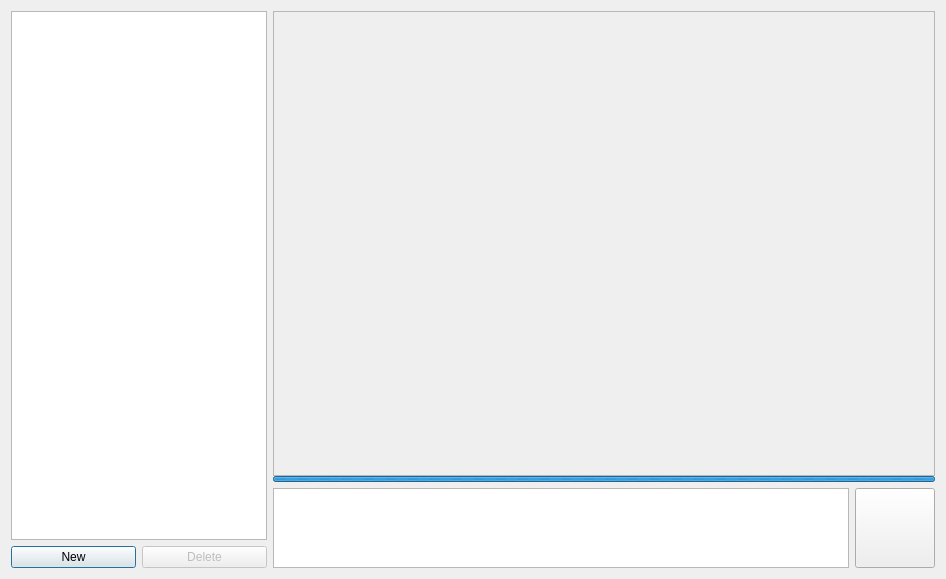
<?xml version="1.0" encoding="UTF-8"?>
<ui version="4.0">
 <class>Dialog_ai_chat</class>
 <widget class="QDialog" name="Dialog_ai_chat">
  <property name="geometry">
   <rect>
    <x>0</x>
    <y>0</y>
    <width>946</width>
    <height>579</height>
   </rect>
  </property>
  <property name="sizePolicy">
   <sizepolicy hsizetype="Preferred" vsizetype="Expanding">
    <horstretch>0</horstretch>
    <verstretch>0</verstretch>
   </sizepolicy>
  </property>
  <property name="windowTitle">
   <string>AI Chat</string>
  </property>
  <layout class="QGridLayout" name="gridLayout">
   <item row="0" column="0">
    <widget class="QWidget" name="widget_left" native="true">
     <layout class="QVBoxLayout" name="verticalLayout_2">
      <property name="leftMargin">
       <number>0</number>
      </property>
      <property name="topMargin">
       <number>0</number>
      </property>
      <property name="rightMargin">
       <number>0</number>
      </property>
      <property name="bottomMargin">
       <number>0</number>
      </property>
      <item>
       <widget class="QListWidget" name="listWidget_chat_list">
        <property name="sizePolicy">
         <sizepolicy hsizetype="Fixed" vsizetype="Expanding">
          <horstretch>0</horstretch>
          <verstretch>0</verstretch>
         </sizepolicy>
        </property>
       </widget>
      </item>
      <item>
       <widget class="QWidget" name="widget_left_buttons" native="true">
        <layout class="QHBoxLayout" name="horizontalLayout">
         <property name="leftMargin">
          <number>0</number>
         </property>
         <property name="topMargin">
          <number>0</number>
         </property>
         <property name="rightMargin">
          <number>0</number>
         </property>
         <property name="bottomMargin">
          <number>0</number>
         </property>
         <item>
          <widget class="QPushButton" name="pushButton_new_analysis">
           <property name="text">
            <string>New</string>
           </property>
          </widget>
         </item>
         <item>
          <widget class="QPushButton" name="pushButton_delete">
           <property name="enabled">
            <bool>false</bool>
           </property>
           <property name="text">
            <string>Delete</string>
           </property>
          </widget>
         </item>
        </layout>
       </widget>
      </item>
     </layout>
    </widget>
   </item>
   <item row="0" column="1">
    <widget class="QWidget" name="widget_chat" native="true">
     <property name="sizePolicy">
      <sizepolicy hsizetype="Expanding" vsizetype="Expanding">
       <horstretch>0</horstretch>
       <verstretch>0</verstretch>
      </sizepolicy>
     </property>
     <layout class="QGridLayout" name="gridLayout_2">
      <property name="leftMargin">
       <number>0</number>
      </property>
      <property name="topMargin">
       <number>0</number>
      </property>
      <property name="rightMargin">
       <number>0</number>
      </property>
      <property name="bottomMargin">
       <number>0</number>
      </property>
      <property name="verticalSpacing">
       <number>0</number>
      </property>
      <item row="1" column="0" colspan="2">
       <widget class="QProgressBar" name="progressBar_ai">
        <property name="minimumSize">
         <size>
          <width>0</width>
          <height>6</height>
         </size>
        </property>
        <property name="maximumSize">
         <size>
          <width>16777215</width>
          <height>6</height>
         </size>
        </property>
        <property name="maximum">
         <number>0</number>
        </property>
        <property name="value">
         <number>0</number>
        </property>
        <property name="textVisible">
         <bool>false</bool>
        </property>
       </widget>
      </item>
      <item row="3" column="0">
       <widget class="QPlainTextEdit" name="plainTextEdit_question">
        <property name="sizePolicy">
         <sizepolicy hsizetype="Expanding" vsizetype="Fixed">
          <horstretch>0</horstretch>
          <verstretch>0</verstretch>
         </sizepolicy>
        </property>
        <property name="maximumSize">
         <size>
          <width>16777215</width>
          <height>80</height>
         </size>
        </property>
        <property name="plainText">
         <string/>
        </property>
        <property name="placeholderText">
         <string/>
        </property>
       </widget>
      </item>
      <item row="0" column="0" colspan="2">
       <widget class="QScrollArea" name="scrollArea_ai_output">
        <property name="widgetResizable">
         <bool>true</bool>
        </property>
        <widget class="QWidget" name="scrollArea_ai_output_contents">
         <property name="geometry">
          <rect>
           <x>0</x>
           <y>0</y>
           <width>664</width>
           <height>467</height>
          </rect>
         </property>
         <layout class="QVBoxLayout" name="verticalLayout">
          <property name="leftMargin">
           <number>30</number>
          </property>
          <property name="topMargin">
           <number>6</number>
          </property>
          <property name="rightMargin">
           <number>30</number>
          </property>
          <property name="bottomMargin">
           <number>6</number>
          </property>
          <item>
           <widget class="QLabel" name="ai_output">
            <property name="sizePolicy">
             <sizepolicy hsizetype="Preferred" vsizetype="Expanding">
              <horstretch>0</horstretch>
              <verstretch>0</verstretch>
             </sizepolicy>
            </property>
            <property name="autoFillBackground">
             <bool>false</bool>
            </property>
            <property name="inputMethodHints">
             <set>Qt::ImhNone</set>
            </property>
            <property name="frameShape">
             <enum>QFrame::NoFrame</enum>
            </property>
            <property name="frameShadow">
             <enum>QFrame::Sunken</enum>
            </property>
            <property name="text">
             <string/>
            </property>
            <property name="textFormat">
             <enum>Qt::RichText</enum>
            </property>
            <property name="scaledContents">
             <bool>false</bool>
            </property>
            <property name="alignment">
             <set>Qt::AlignBottom|Qt::AlignLeading|Qt::AlignLeft</set>
            </property>
            <property name="wordWrap">
             <bool>true</bool>
            </property>
            <property name="margin">
             <number>6</number>
            </property>
            <property name="textInteractionFlags">
             <set>Qt::LinksAccessibleByKeyboard|Qt::LinksAccessibleByMouse|Qt::TextBrowserInteraction|Qt::TextSelectableByKeyboard|Qt::TextSelectableByMouse</set>
            </property>
           </widget>
          </item>
         </layout>
        </widget>
       </widget>
      </item>
      <item row="3" column="1">
       <widget class="QPushButton" name="pushButton_question">
        <property name="sizePolicy">
         <sizepolicy hsizetype="Fixed" vsizetype="Preferred">
          <horstretch>0</horstretch>
          <verstretch>0</verstretch>
         </sizepolicy>
        </property>
        <property name="minimumSize">
         <size>
          <width>80</width>
          <height>0</height>
         </size>
        </property>
        <property name="maximumSize">
         <size>
          <width>80</width>
          <height>16777215</height>
         </size>
        </property>
        <property name="font">
         <font>
          <pointsize>30</pointsize>
         </font>
        </property>
        <property name="text">
         <string/>
        </property>
        <property name="iconSize">
         <size>
          <width>32</width>
          <height>32</height>
         </size>
        </property>
        <property name="shortcut">
         <string/>
        </property>
        <property name="flat">
         <bool>false</bool>
        </property>
       </widget>
      </item>
      <item row="2" column="0">
       <spacer name="verticalSpacer">
        <property name="orientation">
         <enum>Qt::Vertical</enum>
        </property>
        <property name="sizeType">
         <enum>QSizePolicy::Preferred</enum>
        </property>
        <property name="sizeHint" stdset="0">
         <size>
          <width>20</width>
          <height>6</height>
         </size>
        </property>
       </spacer>
      </item>
     </layout>
    </widget>
   </item>
  </layout>
 </widget>
 <resources/>
 <connections/>
</ui>
